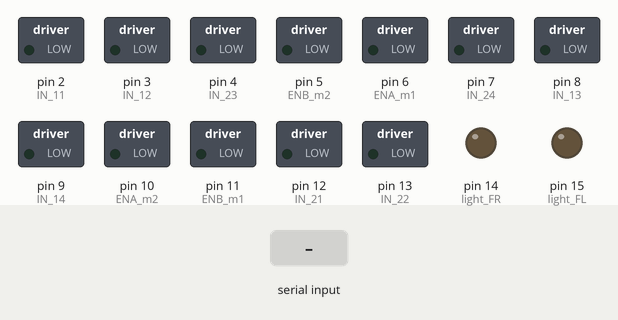
This sketch was run on a simulated Arduino Uno, built with avr-gcc and run on an emulated ATmega328P. On the bench: switched loads named in the sketch (green lamp = pin HIGH), output pins drawn as LEDs (lit = HIGH). The test bench sets the inputs (shaded band).

Above: at 1.2 s.
1.3 s: "F" received over Serial
At 2.5 s:
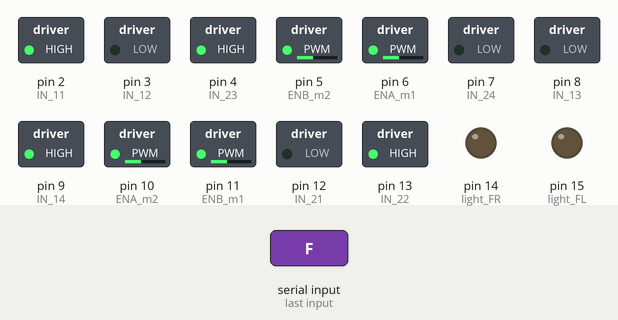
2.8 s: byte 50 ('2') received over Serial
At 3.9 s:
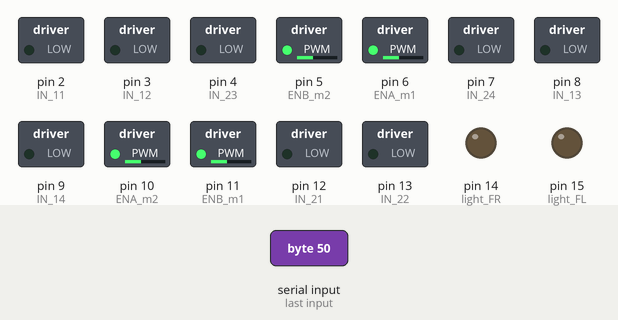
4.3 s: byte 51 ('3') received over Serial
At 5.0 s:
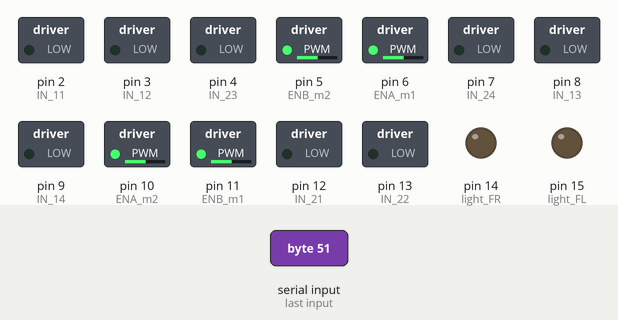
5.8 s: "B" received over Serial
At 6.2 s:
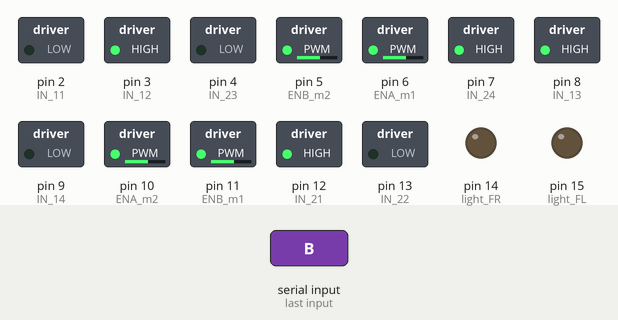
7.3 s: "L" received over Serial
At 8.5 s:
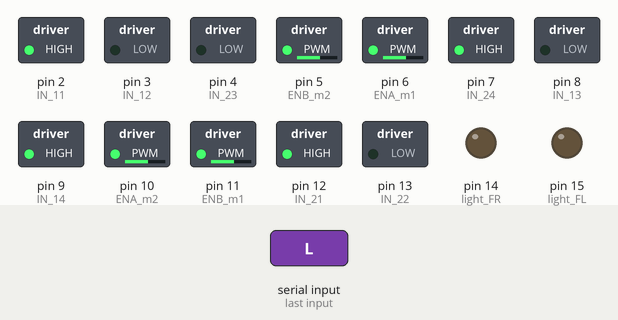
8.8 s: "R" received over Serial
At 9.6 s:
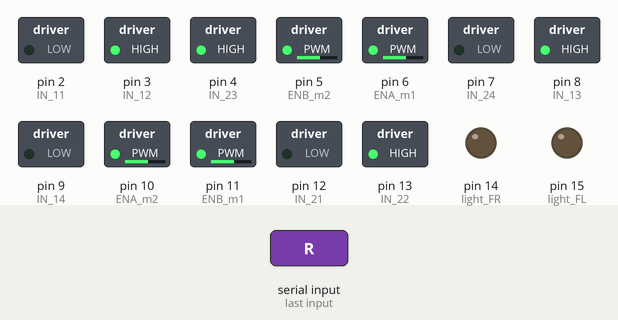
Timing chart, 0 to 11.3 s (numbered marks = the images above; inputs shaded):
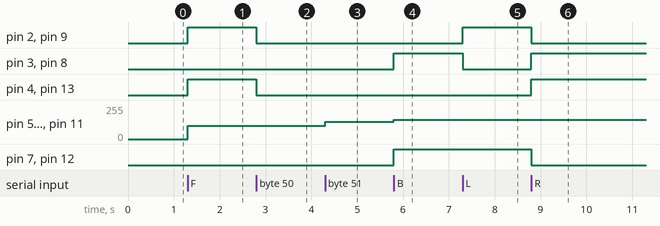

The sketch:

bt_carv2.ino
```cpp
#define light_FR  14    //LED Front Right   pin A0 for Arduino Uno
#define light_FL  15    //LED Front Left    pin A1 for Arduino Uno
#define light_BR  16    //LED Back Right    pin A2 for Arduino Uno
#define light_BL  17    //LED Back Left     pin A3 for Arduino Uno
#define horn_Buzz 18    //Horn Buzzer       pin A4 for Arduino Uno


#define ENA_m1 6        // Enable/speed motor Front Right
#define IN_11  2        // L298N #1 in 1 motor Front Right
#define IN_12  3        // L298N #1 in 2 motor Front Right


#define ENB_m1 11        // Enable/speed motor Back Right
#define IN_13  8       // L298N #1 in 3 motor Back Right
#define IN_14  9        // L298N #1 in 4 motor Back Right

#define ENA_m2 10      // Enable/speed motor Front Left
#define IN_21  12        // L298N #2 in 1 motor Front Left
#define IN_22  13       // L298N #2 in 2 motor Front Left

#define ENB_m2 5       // Enable/speed motor Back Left
#define IN_23  4       // L298N #2 in 3 motor Back Left
#define IN_24  7       // L298N #2 in 4 motor Back
int command;            //Int to store app command state.
int speedCar = 100;     // 50 - 255.
int speed_Coeff = 4;
boolean lightFront = false;
boolean lightBack = false;
boolean horn = false;

void setup() {

    pinMode(light_FR, OUTPUT);
    pinMode(light_FL, OUTPUT);
    pinMode(light_BR, OUTPUT);
    pinMode(light_BL, OUTPUT);
    pinMode(horn_Buzz, OUTPUT);

    pinMode(ENA_m1, OUTPUT);
    pinMode(ENB_m1, OUTPUT);
    pinMode(ENA_m2, OUTPUT);
    pinMode(ENB_m2, OUTPUT);

    pinMode(IN_11, OUTPUT);
    pinMode(IN_12, OUTPUT);
    pinMode(IN_13, OUTPUT);
    pinMode(IN_14, OUTPUT);

    pinMode(IN_21, OUTPUT);
    pinMode(IN_22, OUTPUT);
    pinMode(IN_23, OUTPUT);
    pinMode(IN_24, OUTPUT);

  Serial.begin(9600);

  }

void goAhead(){

      digitalWrite(IN_11, HIGH);
      digitalWrite(IN_12, LOW);
      analogWrite(ENA_m1, speedCar);

      digitalWrite(IN_13, LOW);
      digitalWrite(IN_14, HIGH);
      analogWrite(ENB_m1, speedCar);


      digitalWrite(IN_21, LOW);
      digitalWrite(IN_22, HIGH);
      analogWrite(ENA_m2, speedCar);


      digitalWrite(IN_23, HIGH);
      digitalWrite(IN_24, LOW);
      analogWrite(ENB_m2, speedCar);

  }

void goBack(){

      digitalWrite(IN_11, LOW);
      digitalWrite(IN_12, HIGH);
      analogWrite(ENA_m1, speedCar);


      digitalWrite(IN_13, HIGH);
      digitalWrite(IN_14, LOW);
      analogWrite(ENB_m1, speedCar);


      digitalWrite(IN_21, HIGH);
      digitalWrite(IN_22, LOW);
      analogWrite(ENA_m2, speedCar);


      digitalWrite(IN_23, LOW);
      digitalWrite(IN_24, HIGH);
      analogWrite(ENB_m2, speedCar);

  }

void goRight(){

      digitalWrite(IN_11, LOW);
      digitalWrite(IN_12, HIGH);
      analogWrite(ENA_m1, speedCar);


      digitalWrite(IN_13, HIGH);
      digitalWrite(IN_14, LOW);
      analogWrite(ENB_m1, speedCar);


      digitalWrite(IN_21, LOW);
      digitalWrite(IN_22, HIGH);
      analogWrite(ENA_m2, speedCar);


      digitalWrite(IN_23, HIGH);
      digitalWrite(IN_24, LOW);
      analogWrite(ENB_m2, speedCar);


  }

void goLeft(){

      digitalWrite(IN_11, HIGH);
      digitalWrite(IN_12, LOW);
      analogWrite(ENA_m1, speedCar);


      digitalWrite(IN_13, LOW);
      digitalWrite(IN_14, HIGH);
      analogWrite(ENB_m1, speedCar);


      digitalWrite(IN_21, HIGH);
      digitalWrite(IN_22, LOW);
      analogWrite(ENA_m2, speedCar);


      digitalWrite(IN_23, LOW);
      digitalWrite(IN_24, HIGH);
      analogWrite(ENB_m2, speedCar);


  }

void goAheadRight(){

      digitalWrite(IN_11, HIGH);
      digitalWrite(IN_12, LOW);
      analogWrite(ENA_m1, speedCar/speed_Coeff);

      digitalWrite(IN_13, LOW);
      digitalWrite(IN_14, HIGH);
      analogWrite(ENB_m1, speedCar/speed_Coeff);


      digitalWrite(IN_21, LOW);
      digitalWrite(IN_22, HIGH);
      analogWrite(ENA_m2, speedCar);


      digitalWrite(IN_23, HIGH);
      digitalWrite(IN_24, LOW);
      analogWrite(ENB_m2, speedCar);

  }

void goAheadLeft(){

      digitalWrite(IN_11, HIGH);
      digitalWrite(IN_12, LOW);
      analogWrite(ENA_m1, speedCar);

      digitalWrite(IN_13, LOW);
      digitalWrite(IN_14, HIGH);
      analogWrite(ENB_m1, speedCar);


      digitalWrite(IN_21, LOW);
      digitalWrite(IN_22, HIGH);
      analogWrite(ENA_m2, speedCar/speed_Coeff);


      digitalWrite(IN_23, HIGH);
      digitalWrite(IN_24, LOW);
      analogWrite(ENB_m2, speedCar/speed_Coeff);

  }

void goBackRight(){

      digitalWrite(IN_11, LOW);
      digitalWrite(IN_12, HIGH);
      analogWrite(ENA_m1, speedCar/speed_Coeff);


      digitalWrite(IN_13, HIGH);
      digitalWrite(IN_14, LOW);
      analogWrite(ENB_m1, speedCar/speed_Coeff);


      digitalWrite(IN_21, HIGH);
      digitalWrite(IN_22, LOW);
      analogWrite(ENA_m2, speedCar);


      digitalWrite(IN_23, LOW);
      digitalWrite(IN_24, HIGH);
      analogWrite(ENB_m2, speedCar);

  }

void goBackLeft(){

      digitalWrite(IN_11, LOW);
      digitalWrite(IN_12, HIGH);
      analogWrite(ENA_m1, speedCar);


      digitalWrite(IN_13, HIGH);
      digitalWrite(IN_14, LOW);
      analogWrite(ENB_m1, speedCar);


      digitalWrite(IN_21, HIGH);
      digitalWrite(IN_22, LOW);
      analogWrite(ENA_m2, speedCar/speed_Coeff);


      digitalWrite(IN_23, LOW);
      digitalWrite(IN_24, HIGH);
      analogWrite(ENB_m2, speedCar/speed_Coeff);

  }

void stopRobot(){

      digitalWrite(IN_11, LOW);
      digitalWrite(IN_12, LOW);
      analogWrite(ENA_m1, speedCar);


      digitalWrite(IN_13, LOW);
      digitalWrite(IN_14, LOW);
      analogWrite(ENB_m1, speedCar);


      digitalWrite(IN_21, LOW);
      digitalWrite(IN_22, LOW);
      analogWrite(ENA_m2, speedCar);


      digitalWrite(IN_23, LOW);
      digitalWrite(IN_24, LOW);
      analogWrite(ENB_m2, speedCar);

  }

void loop(){

if (Serial.available() > 0) {
  command = Serial.read();
  stopRobot();      //Initialize with motors stopped.

if (lightFront) {digitalWrite(light_FR, HIGH); digitalWrite(light_FL, HIGH);}
if (!lightFront) {digitalWrite(light_FR, LOW); digitalWrite(light_FL, LOW);}
if (lightBack) {digitalWrite(light_BR, HIGH); digitalWrite(light_BL, HIGH);}
if (!lightBack) {digitalWrite(light_BR, LOW); digitalWrite(light_BL, LOW);}
if (horn) {digitalWrite(horn_Buzz, HIGH);}
if (!horn) {digitalWrite(horn_Buzz, LOW);}

switch (command) {
case 'F':goAhead();break;
case 'B':goBack();break;
case 'L':goLeft();break;
case 'R':goRight();break;
case 'I':goAheadRight();break;
case 'G':goAheadLeft();break;
case 'J':goBackRight();break;
case 'H':goBackLeft();break;
case '0':speedCar = 100;break;
case '1':speedCar = 115;break;
case '2':speedCar = 130;break;
case '3':speedCar = 145;break;
case '4':speedCar = 160;break;
case '5':speedCar = 175;break;
case '6':speedCar = 190;break;
case '7':speedCar = 205;break;
case '8':speedCar = 220;break;
case '9':speedCar = 235;break;
case 'q':speedCar = 255;break;
case 'W':lightFront = true;break;
case 'w':lightFront = false;break;
case 'U':lightBack = true;break;
case 'u':lightBack = false;break;
case 'V':horn = true;break;
case 'v':horn = false;break;

}
}
}
```

Measured:
- after the input at 1.3 s, pin 2 (IN_11), pin 4 (IN_23), pin 9 (IN_14), pin 13 (IN_22): LOW → HIGH at once; pin 5 (ENB_m2), pin 6 (ENA_m1), pin 10 (ENA_m2), pin 11 (ENB_m1): 0/255 → 100/255 at once
- after the input at 2.8 s, pin 2 (IN_11), pin 4 (IN_23), pin 9 (IN_14), pin 13 (IN_22): HIGH → LOW at once
- after the input at 4.3 s, pin 5 (ENB_m2), pin 6 (ENA_m1), pin 10 (ENA_m2), pin 11 (ENB_m1): 100/255 → 130/255 at once
- after the input at 5.8 s, pin 3 (IN_12), pin 7 (IN_24), pin 8 (IN_13), pin 12 (IN_21): LOW → HIGH at once; pin 5 (ENB_m2), pin 6 (ENA_m1), pin 10 (ENA_m2), pin 11 (ENB_m1): 130/255 → 145/255 at once
- after the input at 7.3 s, pin 2 (IN_11), pin 9 (IN_14): LOW → HIGH at once; pin 3 (IN_12), pin 8 (IN_13): HIGH → LOW at once
- after the input at 8.8 s, pin 2 (IN_11), pin 7 (IN_24), pin 9 (IN_14), pin 12 (IN_21): HIGH → LOW at once; pin 3 (IN_12), pin 4 (IN_23), pin 8 (IN_13), pin 13 (IN_22): LOW → HIGH at once
